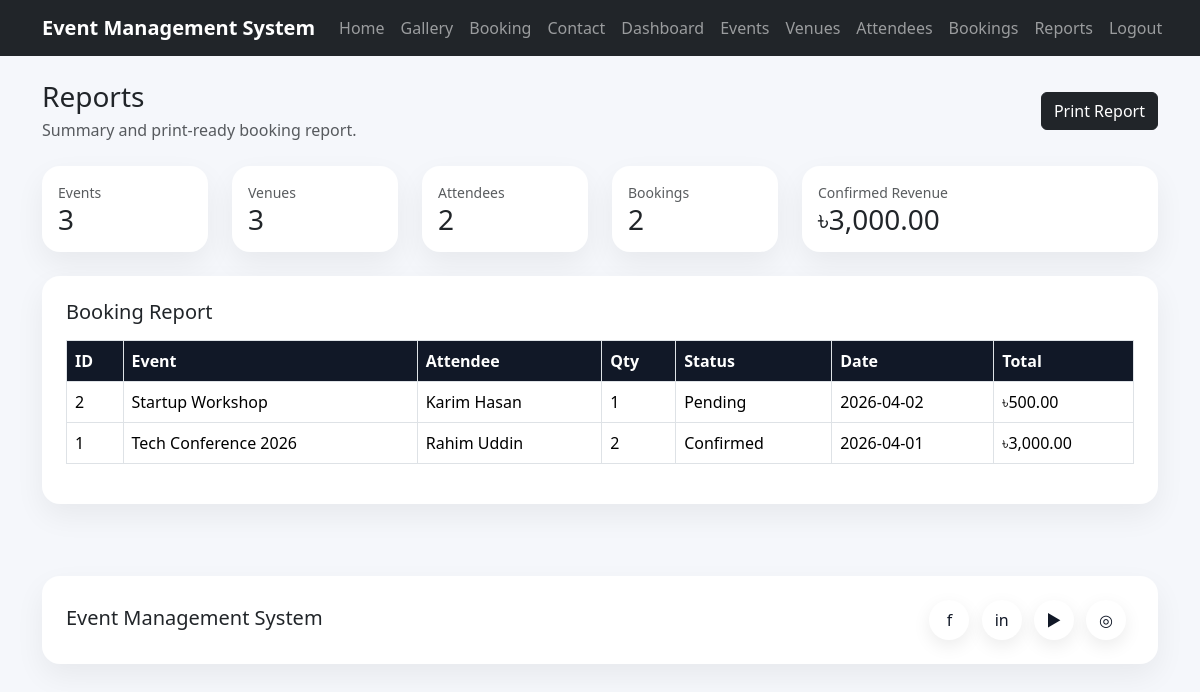
The page /admin/reports.php (signed in) on the database its author committed.
### tables this page shows
CREATE TABLE bookings (
    id INT AUTO_INCREMENT PRIMARY KEY,
    event_id INT NOT NULL,
    attendee_id INT NOT NULL,
    booking_date DATE NOT NULL,
    quantity INT NOT NULL DEFAULT 1,
    status VARCHAR(50) NOT NULL DEFAULT 'Confirmed',
    CONSTRAINT fk_bookings_event FOREIGN KEY (event_id) REFERENCES events(id) ON DELETE CASCADE,
    CONSTRAINT fk_bookings_attendee FOREIGN KEY (attendee_id) REFERENCES attendees(id) ON DELETE CASCADE
);

CREATE TABLE events (
    id INT AUTO_INCREMENT PRIMARY KEY,
    title VARCHAR(150) NOT NULL,
    description TEXT,
    image_url VARCHAR(255) DEFAULT NULL,
    venue_id INT NOT NULL,
    event_date DATE NOT NULL,
    event_time TIME NOT NULL,
    capacity INT NOT NULL,
    ticket_price DECIMAL(10,2) NOT NULL DEFAULT 0,
    CONSTRAINT fk_events_venue FOREIGN KEY (venue_id) REFERENCES venues(id) ON DELETE CASCADE
);

CREATE TABLE attendees (
    id INT AUTO_INCREMENT PRIMARY KEY,
    name VARCHAR(120) NOT NULL,
    email VARCHAR(120) NOT NULL UNIQUE,
    phone VARCHAR(30) NOT NULL
);

### admin/reports.php (the view, shortened to what this page needs)
<?php
require_once __DIR__ . '/../config/database.php';
$summary = [
    'events' => $pdo->query("SELECT COUNT(*) FROM events")->fetchColumn(),
    'venues' => $pdo->query("SELECT COUNT(*) FROM venues")->fetchColumn(),
    'attendees' => $pdo->query("SELECT COUNT(*) FROM attendees")->fetchColumn(),
    'bookings' => $pdo->query("SELECT COUNT(*) FROM bookings")->fetchColumn(),
    'revenue' => $pdo->query("SELECT IFNULL(SUM(e.ticket_price * b.quantity),0) FROM bookings b LEFT JOIN events e ON b.event_id = e.id WHERE b.status='Confirmed'")->fetchColumn()
];
$rows = $pdo->query("SELECT b.id, e.title AS event_title, a.name AS attendee_name, b.quantity, b.status, b.booking_date, e.ticket_price, (e.ticket_price * b.quantity) AS total_amount
FROM bookings b
LEFT JOIN events e ON b.event_id = e.id
LEFT JOIN attendees a ON b.attendee_id = a.id
ORDER BY b.id DESC")->fetchAll(PDO::FETCH_ASSOC);
include __DIR__ . '/../includes/header.php';
?>
<div class="d-flex justify-content-between align-items-center mb-4">
    <div>
        <h1 class="h3 mb-1">Reports</h1>
        <p class="text-muted mb-0">Summary and print-ready booking report.</p>
    </div>
    <button class="btn btn-dark" onclick="window.print()">Print Report</button>
</div>
<div class="row g-4 mb-4">
    <div class="col-md-2"><div class="card p-3"><div class="small text-muted">Events</div><div class="h3 mb-0"><?= $summary['events'] ?></div></div></div>
    <div class="col-md-2"><div class="card p-3"><div class="small text-muted">Venues</div><div class="h3 mb-0"><?= $summary['venues'] ?></div></div></div>
    <div class="col-md-2"><div class="card p-3"><div class="small text-muted">Attendees</div><div class="h3 mb-0"><?= $summary['attendees'] ?></div></div></div>
    <div class="col-md-2"><div class="card p-3"><div class="small text-muted">Bookings</div><div class="h3 mb-0"><?= $summary['bookings'] ?></div></div></div>
    <div class="col-md-4"><div class="card p-3"><div class="small text-muted">Confirmed Revenue</div><div class="h3 mb-0">৳<?= number_format($summary['revenue'],2) ?></div></div></div>
</div>
<div class="card p-4">
    <h2 class="h5 mb-3">Booking Report</h2>
    <div class="table-responsive">
        <table class="table table-bordered align-middle">
            <thead><tr><th>ID</th><th>Event</th><th>Attendee</th><th>Qty</th><th>Status</th><th>Date</th><th>Total</th></tr></thead>
            <tbody>
            <?php foreach($rows as $row): ?>
                <tr>
                    <td><?= $row['id'] ?></td>
                    <td><?= htmlspecialchars($row['event_title']) ?></td>
                    <td><?= htmlspecialchars($row['attendee_name']) ?></td>
                    <td><?= htmlspecialchars($row['quantity']) ?></td>
                    <td><?= htmlspecialchars($row['status']) ?></td>
                    <td><?= htmlspecialchars($row['booking_date']) ?></td>
                    <td>৳<?= number_format($row['total_amount'],2) ?></td>
                </tr>
            <?php endforeach; ?>
            </tbody>
        </table>
    </div>
</div>
<?php include __DIR__ . '/../includes/footer.php'; ?>

### assets/css/custom.css (style rules this page uses)
body { background:#f5f7fb }
.card { border:none;border-radius:18px;box-shadow:0 12px 30px rgba(0,0,0,.06) }
.table thead th { background:#111827;color:#fff }

### rows shown on the page
bookings: quantity "2", id "1", event.title "Tech Conference 2026", attendee.name "Rahim Uddin", status "Confirmed", booking_date "2026-04-01", total_amount "3,000.00"
bookings: id "2", event.title "Startup Workshop", attendee.name "Karim Hasan", quantity "1", status "Pending", booking_date "2026-04-02", total_amount "500.00"

### other values the page prints
$summary['events'] "3"
$summary['venues'] "3"
$summary['revenue'] "3,000.00"
